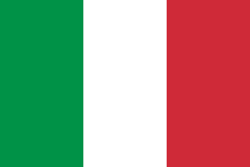
#> input picture M1S2-IAFA/Traitement du signal/CC/assets/drapeau_Italie.jpg, 250 x 167 px
$ python test.py
#> lines starting #> are read from the running program, lines starting #| are printed output that depends on the picture; after the words box and inside, x2 and y2 are one past the last pixel; in counts of white or black regions, pixels touching at a corner belong together
import numpy as np
import matplotlib.pyplot as plt
from scipy import signal


def getFiltredImage(image: np.ndarray, seuil: list[float], dim: list[int] = [2], sup: list[bool] = [True]) -> np.ndarray:
    final_image = image.copy()
    for d in range(len(dim)):
        if sup[d]:
            masque = (final_image[:, :, dim[d]] > seuil[d])
        else:
            masque = (final_image[:, :, dim[d]] < seuil[d])
        imgf = np.zeros(final_image.shape, dtype=np.uint8)
        imgf[masque, 0] = final_image[masque, 0]
        imgf[masque, 1] = final_image[masque, 1]
        imgf[masque, 2] = final_image[masque, 2]
        final_image = imgf
    return imgf


laplacian = np.array([[0, 1, 0], [1, -4, 1], [0, 1, 0]])

image = plt.imread('assets/drapeau_Italie.jpg')
#> image is the input picture: shape (167, 250, 3); mean R, G, B 154, 147.6, 127.3

fig, axes = plt.subplots(1, 3, figsize=(15, 5))
axes[0].imshow(image)
axes[0].set_title('Image originale')
axes[2].imshow(getFiltredImage(image=image, seuil=[100], dim=[1], sup=[True]))
#> the loop in getFiltredImage, `for d in range(len(dim)):` made 1 pass
#> pass 1, in getFiltredImage, `masque = (final_image[:, :, dim[d]] > seuil[d])`:
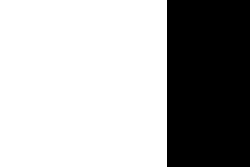
#> masque: shape (167, 250) bool; 66.8% white; 1 black region, box (x1, y1, x2, y2) and area: (167, 0, 250, 167) 13861
#> pass 1, in getFiltredImage, `final_image = imgf`:
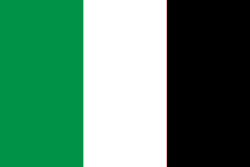
#> final_image: shape (167, 250, 3); mean of channels 0, 1, 2 85.3, 133.7, 108.7; drawn as R, G, B
axes[2].set_title('Image filtrée')

for ax in axes:
    ax.set_axis_off()

plt.show()
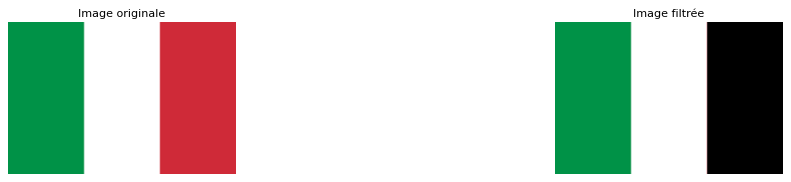
#> figure drawn by matplotlib, 2 panels
# plt.savefig('assets/drapeau_Italie_green.jpg')

$ run again, with M1S2-IAFA/Traitement du signal/CC/assets/crayons_2bits.jpg copied over M1S2-IAFA/Traitement du signal/CC/assets/drapeau_Italie.jpg
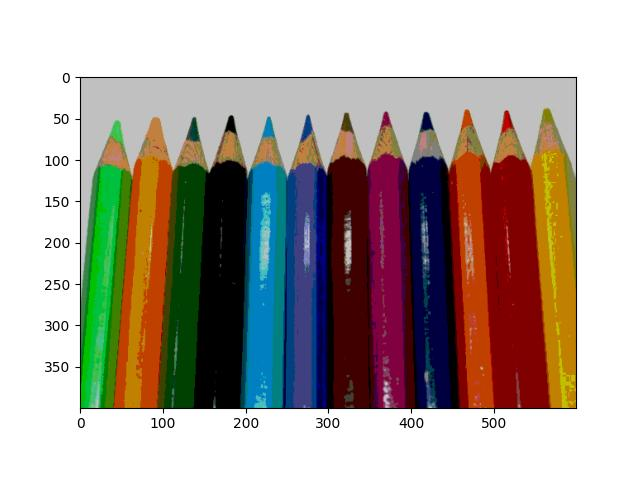
#> input picture M1S2-IAFA/Traitement du signal/CC/assets/crayons_2bits.jpg, 640 x 480 px
#> image is the input picture: shape (480, 640, 3); mean R, G, B 172.7, 162.6, 154.6
#> the loop in getFiltredImage, `for d in range(len(dim)):` made 1 pass
#> pass 1, in getFiltredImage, `masque = (final_image[:, :, dim[d]] > seuil[d])`:
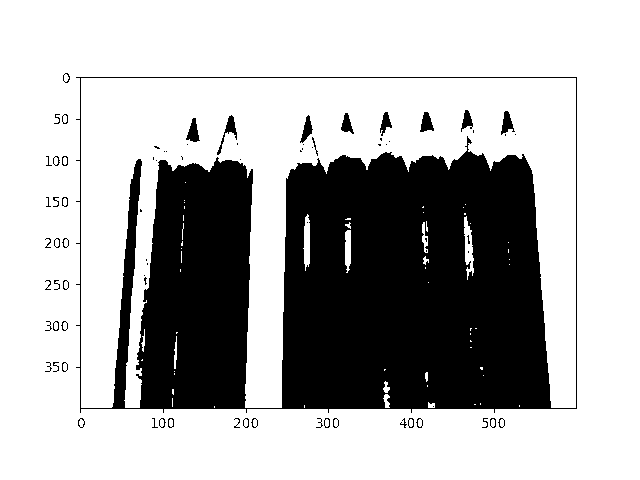
#> masque: shape (480, 640) bool; 69.5% white; 78 black regions (34 under 20 px), largest, box (x1, y1, x2, y2) and area: (76, 77, 577, 413) 91213, (217, 115, 237, 155) 199, (186, 118, 200, 142) 188
#> `plt.show()`:
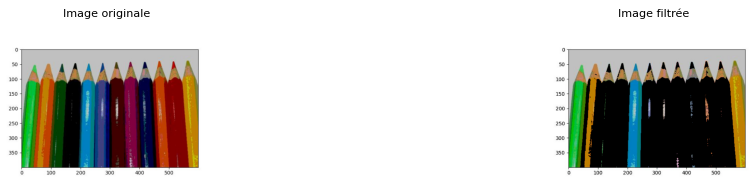
#> figure drawn by matplotlib, 2 panels
